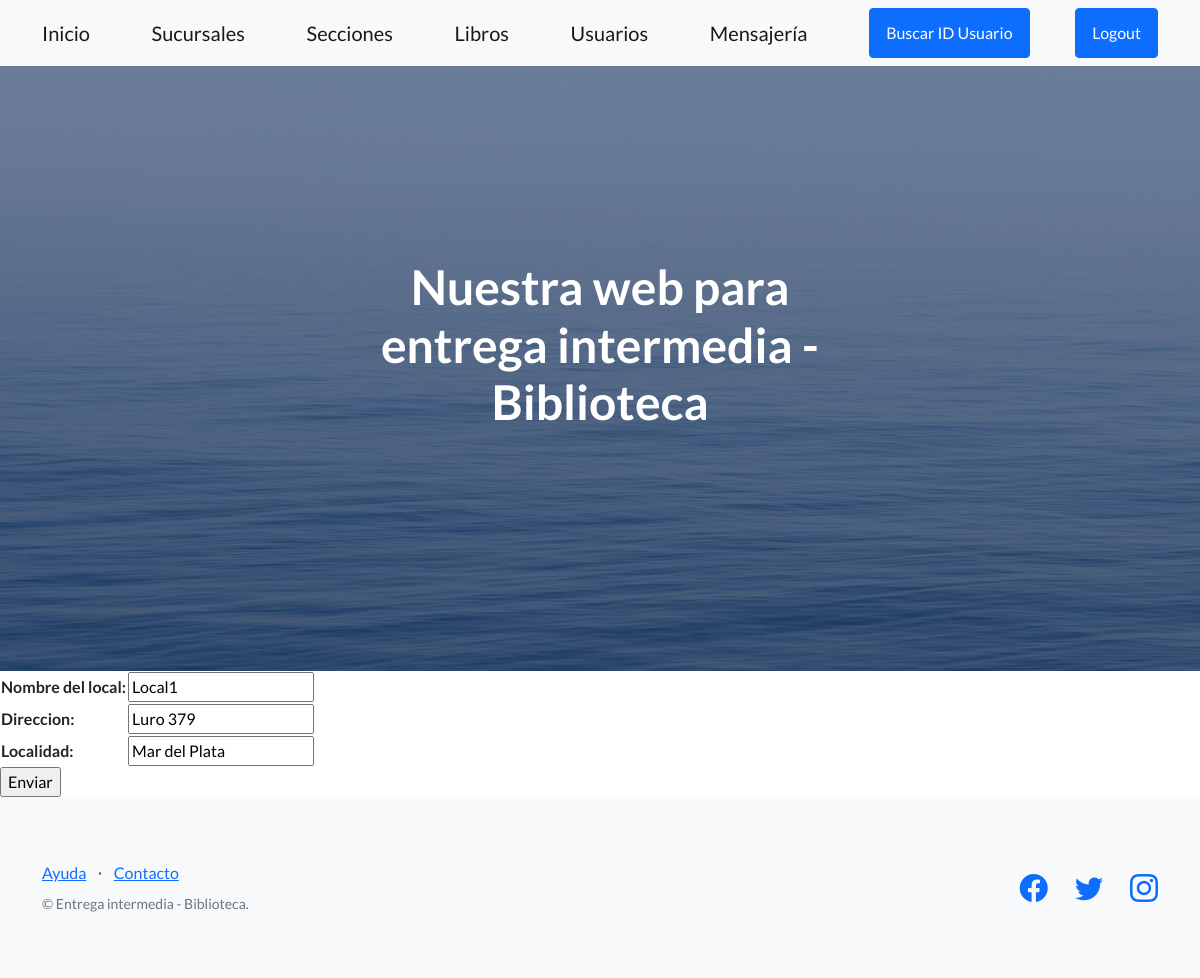
Screenshot of /biblioteca/sucursales/update/8 (signed in) with the database file from the repository.
### AppEntrega1/models.py (models this page shows, shortened)
class Sucursal(models.Model):
    nombre = models.CharField(max_length=50, verbose_name='Nombre del local')
    localidad = models.CharField(max_length=50)
    direccion = models.CharField(max_length=50)

### AppEntrega1/views.py (the view)
# urls.py: path('sucursales/update/<pk>', SucursalUpdateView.as_view(), name = 'sucursal_update'),
class SucursalUpdateView(LoginRequiredMixin, UpdateView):
    model = Sucursal
    success_url = reverse_lazy('sucursales')
    fields = ['nombre', 'direccion', 'localidad']
    template_name = 'AppEntrega1/sucursales_form.html'

### templates/AppEntrega1/sucursales_form.html (shortened to what this page needs)
{% extends 'AppEntrega1/padre.html' %} j
{% block contenidoQueCambia %}
    <form action="" method="POST">
    <table>
        {{form.as_table}}
    </table>
    <input type="submit" value="Enviar">
    </form>
{% endblock %}

### rows the page displays
Sucursal: nombre "Local1", direccion "Luro 379", localidad "Mar del Plata"
